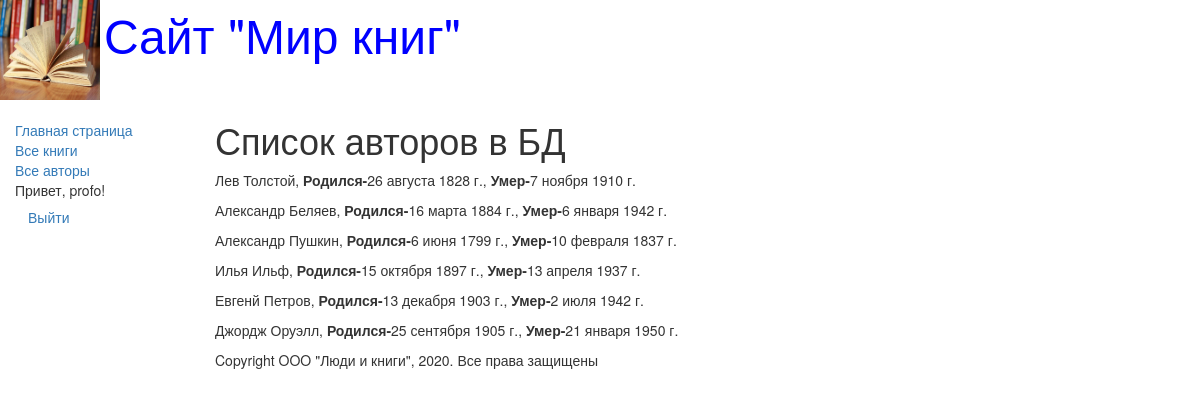
The app's page /catalog/authors/ (signed in) with its own data.
### catalog/models.py (models this page shows, shortened)
class Author(models.Model):
    first_name = models.CharField(max_length=100,
                                  help_text="Введите имя автора",
                                  verbose_name="Имя автора")
    last_name = models.CharField(max_length=100,
                                 help_text="Введите фамилию автора",
                                 verbose_name="Фамилия автора")
    data_of_birth = models.DateField(help_text="Введите дату рождения",
                                     verbose_name='Дату рождения',
                                     null=True, blank=True)
    data_of_death = models.DateField(help_text='Введите дату смерти',
                                     verbose_name='Дата смерти',
                                     null=True, blank=True)

### catalog/views.py (the view)
# urls.py: path('authors/', AuthorListView.as_view(), name='authors'),
class AuthorListView(APIView):
    renderer_classes = [TemplateHTMLRenderer]
    template_name = 'author_list.html'
    def get(self, request):
        author_list = Author.objects.all()
        return Response({'author_list': author_list})

### catalog/templates/author_list.html
{% extends "base_generic.html" %}
{% block content %}
    <h1>Список авторов в БД</h1>
    {% if author_list %}
        {% for author in author_list.all %}
            <p>{{ author.first_name }}  {{ author.last_name }},
                <strong>Родился-</strong>{{ author.data_of_birth }},
                <strong>Умер-</strong>{{ author.data_of_death }}</p>
        {% endfor %}
    {% else %}
        <p>В базе данных нет автора</p>
    {% endif %}
{% endblock %}

### catalog/templates/base_generic.html (shortened to what this page needs)
<!DOCTYPE html>
<html lang="en">
<head>
    <link rel="stylesheet"
          href="https://maxcdn.bootstrapcdn.com/bootstrap/3.3.7/css/bootstrap.min.css">
    {% load static %}
    <link rel="stylesheet" href="{% static 'css/styles.css' %}">
    {% block head %}
        <img src="{% static 'images/logotip.jpg' %}" style="width:100px; height:100px;" align="absmiddle">
        <font size=7, color="blue">Сайт "Мир книг"</font>
    {% endblock %}
</head>
<body>
    <div class="container-fluid">
        <div class="row">
            <div class="col-sm-2">
            {% block sidebar %}
            <ul class="sidebar-nav">
                <li><a href="{% url 'catalog:index' %}">Главная страница</a></li>
                <li><a href="{% url 'catalog:books' %}">Все книги</a></li>
                <li><a href="{% url 'catalog:authors' %}">Все авторы</a></li>
                {% if user.is_authenticated %}
                    <li>Привет, {{ user.username }}!</li>
                    <li>
                        <form method="post" action="{% url 'catalog:logout' %}">
                            <button type="submit" class="btn btn-link">Выйти</button>
                        </form>
                    </li>
                {% else %}
                    <li><a href="{% url 'catalog:login' %}">Войти</a></li>
                {% endif %}
            </ul>
            {% endblock %}
            </div>
            <div class="col-sm-10">
            {% block content %} {% endblock %}
            {% block footer %}
                {% block copyright %}
                <p>Copyright OOO "Люди и книги", 2020. Все права защищены</p>
                {% endblock %}
            {% endblock %}
            </div>
        </div>
    </div>
</body>
</html>

### catalog/static/CSS/styles.css (style rules this page uses)
.sidebar-nav { margin-top: 20px; padding: 0; list-style: none; }

### records on screen
Author: first_name "Лев", last_name "Толстой", data_of_birth "26 августа 1828 г.", data_of_death "7 ноября 1910 г."
Author: first_name "Александр", last_name "Беляев", data_of_birth "16 марта 1884 г.", data_of_death "6 января 1942 г."
Author: first_name "Александр", last_name "Пушкин", data_of_birth "6 июня 1799 г.", data_of_death "10 февраля 1837 г."
Author: first_name "Илья", last_name "Ильф", data_of_birth "15 октября 1897 г.", data_of_death "13 апреля 1937 г."
Author: first_name "Евгенй", last_name "Петров", data_of_birth "13 декабря 1903 г.", data_of_death "2 июля 1942 г."
Author: first_name "Джордж", last_name "Оруэлл", data_of_birth "25 сентября 1905 г.", data_of_death "21 января 1950 г."

### other values on screen
{{ user.username }} "profo"
